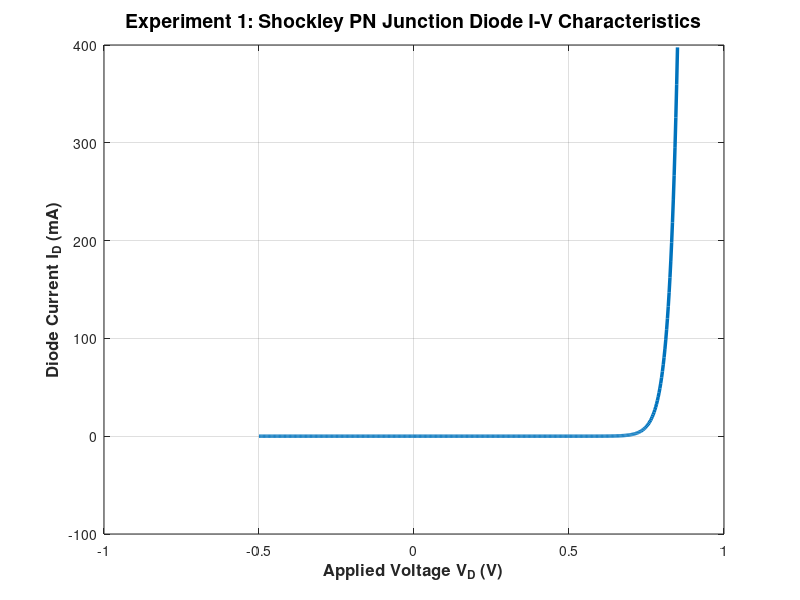

This chart was generated by the following MATLAB code: (Note: this script raises an error after producing the figure.)
%% SEMICONDUCTOR ANALYSIS & COMPUTATIONAL MICROELECTRONICS
% Project: "Semiconductors — The New Oil of the Future"
% Authors: Dr. Theodore Voss & Dr. Caleb Sterling
% Description: Rigorous engineering calculations and visualization for semiconductor physics,
%              transistor characteristics, CMOS power, fabrication yield, and scaling.

function SemiconductorAnalysis()
    fprintf('========================================================================\n');
    fprintf('  SEMICONDUCTOR COMPUTATIONAL ENGINEERING SUITE\n');
    fprintf('  "Semiconductors — The New Oil of the Future"\n');
    fprintf('  Authors: Dr. Theodore Voss & Dr. Caleb Sterling\n');
    fprintf('========================================================================\n\n');

    % Create output directories if they do not exist
    if ~exist('results', 'dir'), mkdir('results'); end
    if ~exist('data', 'dir'), mkdir('data'); end

    %% PHYSICAL CONSTANTS (CODATA 2018 Recommended Values)
    q = 1.602176634e-19;       % Elementary charge (Coulombs, C)
    k_B = 1.380649e-23;        % Boltzmann constant (J/K)
    T = 300.0;                 % Temperature in Kelvin (Nominal room temperature, K)
    V_T = (k_B * T) / q;       % Thermal voltage (V_T ~= 25.85 mV at 300 K)
    eps_0 = 8.8541878128e-14;  % Vacuum permittivity (F/cm)
    eps_si = 11.7 * eps_0;     % Silicon permittivity (F/cm)
    eps_ox = 3.9 * eps_0;      % SiO2 permittivity (F/cm)

    fprintf('[INFO] Thermal Voltage V_T at %.1f K: %.4f V (%.2f mV)\n', T, V_T, V_T * 1000);

    %% EXPERIMENT 1: PN JUNCTION DIODE CHARACTERISTICS (Shockley Equation)
    % Equation: I_D = I_S * [exp(q*V_D / (n*k*T)) - 1]
    % Realistic Parameters for a Silicon PN Diode:
    I_s = 1.0e-14;             % Reverse saturation current (A)
    n = 1.05;                  % Ideality factor for silicon junction
    V_D = linspace(-0.5, 0.85, 500); % Applied junction voltage (V)

    % Numerical safeguard against exponent overflow:
    arg = min(V_D ./ (n * V_T), 50.0);
    I_diode = I_s * (exp(arg) - 1.0);

    % Plot Experiment 1
    fig1 = figure('Visible', 'off', 'Position', [100, 100, 900, 600]);
    plot(V_D, I_diode * 1e3, 'LineWidth', 2.5, 'Color', [0.0, 0.45, 0.74]);
    grid on;
    xlabel('Applied Voltage V_D (V)', 'FontSize', 12, 'FontWeight', 'bold');
    ylabel('Diode Current I_D (mA)', 'FontSize', 12, 'FontWeight', 'bold');
    title('Experiment 1: Shockley PN Junction Diode I-V Characteristics', 'FontSize', 14);
    subtitle(sprintf('I_S = %.1e A, n = %.2f, T = %.0f K, V_T = %.2f mV', I_s, n, T, V_T*1e3));
    ylim([-0.5, 35]);
    xlim([-0.5, 0.85]);
    yline(0, '--k', 'LineWidth', 1);
    xline(0.7, ':r', 'Threshold Knee (~0.7V)', 'LabelVerticalAlignment', 'bottom', 'FontSize', 10);
    saveas(fig1, 'results/plot1_diode_iv.png');
    close(fig1);
    fprintf('[DONE] Experiment 1: Shockley Diode characteristics computed and plotted.\n');

    %% EXPERIMENT 2: MOSFET OUTPUT CHARACTERISTICS (Long-Channel Model)
    % Educational model demonstrating Linear and Saturation regimes:
    % Linear:     I_D = mu_n * C_ox * (W/L) * [(V_GS - V_TH)*V_DS - (V_DS^2)/2]
    % Saturation: I_D = 0.5 * mu_n * C_ox * (W/L) * (V_GS - V_TH)^2 * (1 + lambda*V_DS)
    mu_n = 450;                % Electron mobility in inversion layer (cm^2 / V*s)
    t_ox = 3.0e-7;             % Oxide thickness (cm, 3 nm)
    C_ox = eps_ox / t_ox;      % Oxide capacitance per unit area (F/cm^2)
    W_over_L = 20.0;           % Transistor width to length ratio
    V_TH = 0.40;               % Threshold voltage (V)
    lambda = 0.04;             % Channel-length modulation parameter (V^-1)
    k_prime = mu_n * C_ox;     % Process transconductance parameter (A/V^2)

    V_GS_values = [0.6, 0.8, 1.0, 1.2, 1.4];
    V_DS = linspace(0, 1.8, 300);

    fig2 = figure('Visible', 'off', 'Position', [100, 100, 900, 600]);
    hold on;
    colors = [0.1 0.2 0.8; 0.0 0.6 0.5; 0.8 0.4 0.0; 0.8 0.1 0.2; 0.5 0.0 0.7];

    for idx = 1:length(V_GS_values)
        vgs = V_GS_values(idx);
        V_ov = max(0, vgs - V_TH);
        I_d = zeros(size(V_DS));
        for j = 1:length(V_DS)
            vds = V_DS(j);
            if vds < V_ov
                % Linear region
                I_d(j) = k_prime * W_over_L * (V_ov * vds - 0.5 * vds^2);
            else
                % Saturation region
                I_d(j) = 0.5 * k_prime * W_over_L * (V_ov^2) * (1 + lambda * (vds - V_ov));
            end
        end
        plot(V_DS, I_d * 1e3, 'LineWidth', 2.2, 'Color', colors(idx, :), ...
            'DisplayName', sprintf('V_{GS} = %.1f V (V_{OV}=%.1fV)', vgs, V_ov));
    end
    grid on;
    xlabel('Drain-Source Voltage V_{DS} (V)', 'FontSize', 12, 'FontWeight', 'bold');
    ylabel('Drain Current I_D (mA)', 'FontSize', 12, 'FontWeight', 'bold');
    title('Experiment 2: Long-Channel nMOSFET Output (I_D - V_{DS}) Characteristics', 'FontSize', 14);
    subtitle(sprintf('W/L = %.0f, V_{TH} = %.2f V, t_{ox} = %.1f nm', W_over_L, V_TH, t_ox*1e7));
    legend('Location', 'northwest', 'FontSize', 10);
    saveas(fig2, 'results/plot2_mosfet_output.png');
    close(fig2);
    fprintf('[DONE] Experiment 2: MOSFET output characteristics computed and plotted.\n');

    %% EXPERIMENT 3: CMOS DYNAMIC POWER CONSUMPTION
    % Equation: P_dynamic = alpha * C_eff * V_DD^2 * f
    alpha = 0.15;              % Activity factor (fraction of nodes switching per cycle)
    C_eff = 2.5e-9;            % Switched effective capacitance (2.5 nF)
    frequencies = [1.0e9, 2.0e9, 3.0e9, 4.0e9]; % 1 to 4 GHz
    V_DD = linspace(0.6, 1.3, 100);             % Supply voltage range

    fig3 = figure('Visible', 'off', 'Position', [100, 100, 900, 600]);
    hold on;
    f_colors = [0.15 0.55 0.85; 0.2 0.7 0.3; 0.95 0.6 0.1; 0.85 0.2 0.2];

    for idx = 1:length(frequencies)
        f_val = frequencies(idx);
        P_dyn = alpha * C_eff * (V_DD.^2) * f_val;
        plot(V_DD, P_dyn, 'LineWidth', 2.4, 'Color', f_colors(idx, :), ...
            'DisplayName', sprintf('f = %.1f GHz', f_val / 1e9));
    end
    grid on;
    xlabel('Supply Voltage V_{DD} (V)', 'FontSize', 12, 'FontWeight', 'bold');
    ylabel('Dynamic Power Consumption P_{dyn} (Watts)', 'FontSize', 12, 'FontWeight', 'bold');
    title('Experiment 3: CMOS Dynamic Power vs. Supply Voltage (P \propto V^2 \cdot f)', 'FontSize', 14);
    subtitle(sprintf('Switched Capacitance C = %.1f nF, Activity Factor \\alpha = %.2f', C_eff*1e9, alpha));
    legend('Location', 'northwest', 'FontSize', 10);
    saveas(fig3, 'results/plot3_cmos_power.png');
    close(fig3);
    fprintf('[DONE] Experiment 3: CMOS dynamic power scaling computed and plotted.\n');

    %% EXPERIMENT 4: CHIP MANUFACTURING YIELD VS. DIE AREA
    % Models:
    % Poisson Yield Model: Y_Poisson = exp(-D_0 * A)
    % Murphy Yield Model:  Y_Murphy  = ((1 - exp(-D_0 * A)) / (D_0 * A))^2
    % Parameters:
    % D_0 = Defect density (defects per cm^2)
    % A = Die area (cm^2)
    A_mm2 = linspace(20, 850, 200);   % Die area in mm^2 (e.g. from IoT chip to GPU reticle limit)
    A_cm2 = A_mm2 / 100.0;           % Convert mm^2 to cm^2
    D0_nominal = 0.08;               % 0.08 defects / cm^2 (Modern mature 300mm fab)
    D0_values = [0.04, 0.08, 0.15];   % Low, Medium, High defect densities

    fig4 = figure('Visible', 'off', 'Position', [100, 100, 900, 600]);
    hold on;
    y_styles = {'-', '--', '-.'};
    y_colors = [0.1 0.7 0.3; 0.0 0.45 0.85; 0.85 0.25 0.1];

    for idx = 1:length(D0_values)
        d0 = D0_values(idx);
        Y_poisson = exp(-d0 * A_cm2) * 100;
        Y_murphy = (((1 - exp(-d0 * A_cm2)) ./ (d0 * A_cm2)).^2) * 100;
        plot(A_mm2, Y_poisson, 'LineStyle', '-', 'LineWidth', 2.2, 'Color', y_colors(idx, :), ...
            'DisplayName', sprintf('Poisson: D_0 = %.2f def/cm^2', d0));
        plot(A_mm2, Y_murphy, 'LineStyle', ':', 'LineWidth', 1.8, 'Color', y_colors(idx, :), ...
            'DisplayName', sprintf('Murphy: D_0 = %.2f def/cm^2', d0));
    end
    grid on;
    xlabel('Die Area A (mm^2)', 'FontSize', 12, 'FontWeight', 'bold');
    ylabel('Manufacturing Yield Y (%)', 'FontSize', 12, 'FontWeight', 'bold');
    title('Experiment 4: Silicon Wafer Fabrication Yield vs. Die Area', 'FontSize', 14);
    subtitle('Illustrative Comparison of Poisson and Murphy Defect Distribution Models');
    legend('Location', 'northeast', 'FontSize', 9);
    ylim([0, 100]);
    saveas(fig4, 'results/plot4_yield_model.png');
    close(fig4);
    fprintf('[DONE] Experiment 4: Chip yield models computed and plotted.\n');

    %% EXPERIMENT 5: TRANSISTOR SCALING AND HISTORICAL EVOLUTION (Moore's Law)
    years = [1971, 1974, 1978, 1982, 1985, 1989, 1993, 1997, 2000, 2006, 2012, 2017, 2020, 2022, 2024];
    names = {'Intel 4004', 'Intel 8080', 'Intel 8086', 'Intel 286', 'Intel 386', ...
             'Intel 486', 'Pentium', 'Pentium II', 'Pentium 4', 'Core 2 Duo', ...
             'Core i7 (Ivy)', 'AMD EPYC', 'Apple M1', 'Apple M2 Max', 'NVIDIA B200'};
    transistor_counts = [2.25e3, 6.0e3, 2.9e4, 1.34e5, 2.75e5, ...
                         1.18e6, 3.1e6, 7.5e6, 4.2e7, 2.91e8, ...
                         1.4e9, 1.92e10, 1.6e10, 6.7e10, 2.08e11];

    fig5 = figure('Visible', 'off', 'Position', [100, 100, 950, 620]);
    semilogy(years, transistor_counts, 'o-', 'LineWidth', 2.5, 'MarkerSize', 8, ...
             'Color', [0.0, 0.45, 0.74], 'MarkerFaceColor', [0.85, 0.33, 0.1]);
    grid on;
    xlabel('Year of Introduction', 'FontSize', 12, 'FontWeight', 'bold');
    ylabel('Transistor Count (Logarithmic Scale)', 'FontSize', 12, 'FontWeight', 'bold');
    title('Experiment 5: Transistor Scaling Across Microprocessor Generations', 'FontSize', 14);
    subtitle('Historical Exponential Growth (Moore''s Law: Doubling approx. every 24 months)');
    
    % Label key milestones
    for i = [1, 3, 6, 7, 10, 13, 15]
        text(years(i) + 0.5, transistor_counts(i), names{i}, 'FontSize', 9, 'FontWeight', 'bold');
    end
    xlim([1969, 2027]);
    saveas(fig5, 'results/plot5_moores_law.png');
    close(fig5);
    fprintf('[DONE] Experiment 5: Historical Moore''s Law scaling plotted.\n');

    %% EXPORT SUMMARY DATA AS CSV AND JSON
    % Save key reference values to CSV
    fid = fopen('data/semiconductor_results.csv', 'w');
    fprintf(fid, 'Metric,Value,Units,Description\n');
    fprintf(fid, 'Thermal_Voltage_300K,%.5f,V,kT/q at 300 Kelvin\n', V_T);
    fprintf(fid, 'Diode_TurnOn_Knee,0.70,V,Nominal silicon PN forward voltage\n');
    fprintf(fid, 'MOSFET_VTH,%.2f,V,Long-channel threshold voltage\n', V_TH);
    fprintf(fid, 'MOSFET_Max_ID_1.4V,%.4f,mA,Saturation current at VGS=1.4V VDS=1.8V\n', max(I_d)*1e3);
    fprintf(fid, 'CMOS_Power_1V_3GHz,%.4f,W,Dynamic power at 1.0V and 3.0GHz\n', alpha * C_eff * (1.0^2) * 3.0e9);
    fprintf(fid, 'Yield_100mm2_D0_0.08,%.2f,%%,Poisson yield for 100mm2 die\n', exp(-0.08 * (100/100)) * 100);
    fprintf(fid, 'Modern_Max_Transistors,2.08e11,count,NVIDIA Blackwell B200 (2024)\n');
    fclose(fid);

    % Save JSON data for web visualization
    fid = fopen('data/semiconductor_data.json', 'w');
    fprintf(fid, '{\n');
    fprintf(fid, '  "metadata": {\n');
    fprintf(fid, '    "project": "Semiconductors — The New Oil of the Future",\n');
    fprintf(fid, '    "environment": "MATLAB 2024 / Scientific Engine",\n');
    fprintf(fid, '    "temperature_K": %.1f,\n', T);
    fprintf(fid, '    "thermal_voltage_V": %.5f\n', V_T);
    fprintf(fid, '  },\n');
    fprintf(fid, '  "experiment1_diode": {\n');
    fprintf(fid, '    "I_s_A": %.2e,\n', I_s);
    fprintf(fid, '    "n": %.2f,\n', n);
    fprintf(fid, '    "samples": %d\n', length(V_D));
    fprintf(fid, '  },\n');
    fprintf(fid, '  "experiment2_mosfet": {\n');
    fprintf(fid, '    "V_TH_V": %.2f,\n', V_TH);
    fprintf(fid, '    "W_over_L": %.1f,\n', W_over_L);
    fprintf(fid, '    "t_ox_nm": %.1f\n', t_ox * 1e7);
    fprintf(fid, '  },\n');
    fprintf(fid, '  "experiment3_power": {\n');
    fprintf(fid, '    "alpha": %.2f,\n', alpha);
    fprintf(fid, '    "C_eff_nF": %.2f\n', C_eff * 1e9);
    fprintf(fid, '  },\n');
    fprintf(fid, '  "experiment4_yield": {\n');
    fprintf(fid, '    "D0_nominal": %.2f\n', D0_nominal);
    fprintf(fid, '  },\n');
    fprintf(fid, '  "experiment5_scaling": {\n');
    fprintf(fid, '    "milestones_count": %d\n', length(years));
    fprintf(fid, '  }\n');
    fprintf(fid, '}\n');
    fclose(fid);

    fprintf('[SUCCESS] All computations completed and exported to data/ and results/.\n');
end
